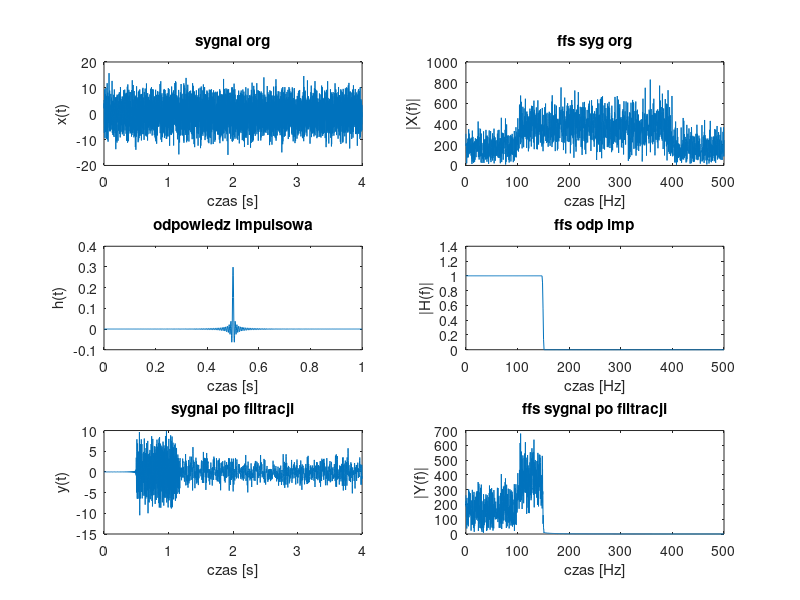

Source code (MATLAB):
clear all;

N= 4000;
fp = 1000;
t = 0:1/fp :(N-1)/fp;

x = 6*chirp(t,100,4,400) + 3*randn(1,N);
subplot(3,2,1);
plot(t,x);
title('sygnal org');
xlabel('czas [s]');
ylabel('x(t)');





Nf = 2^12;
Nf21 = Nf/2+1;
v = fft(x,Nf);
wx = abs(v);
f = linspace(0,fp/2,Nf21);
subplot(3,2,2);
plot(f,wx(1:Nf21));
title('ffs syg org');
xlabel('czas [Hz]');
ylabel('|X(f)|');

M=1001;
h = fir1(M-1,0.3);  % 0.5 to wsółczynnik który przesuwa próg filtracji 
                    % jest to częstotliwość unormowana (zakładamy  ze
                    % maksymana częstotliwość wynosi 1 odpowiada połowie
                    % częstotliwości próbkowania
                    % x=focięcia/(fprobkowania/2) M-długość filtra (im
                    % dłuższy tym lepsza jakość ale większe opóźnienie
                    % sygnału
th  = 0: 1/fp : (M-1)/fp;
subplot(3,2,3);
plot(th,h);
title('odpowiedz impulsowa');
xlabel('czas [s]');
ylabel('h(t)');

Nfh = 2^10;
Nf21h = Nfh/2+1;
v = fft(h,Nfh);
wh = abs(v);
fh = linspace(0,fp/2,Nf21h);
subplot(3,2,4);
plot(fh,wh(1:Nf21h));
title('ffs odp imp');
xlabel('czas [Hz]');
ylabel('|H(f)|');

y= filter(h,1,x);
subplot(3,2,5);
plot(t,y);
title('sygnal po filtracji');
xlabel('czas [s]');
ylabel('y(t)');

v = fft(y,Nf);
wy = abs(v);
subplot(3,2,6);
plot(f,wy(1:Nf21));
title('ffs sygnal po filtracji');
xlabel('czas [Hz]');
ylabel('|Y(f)|');


